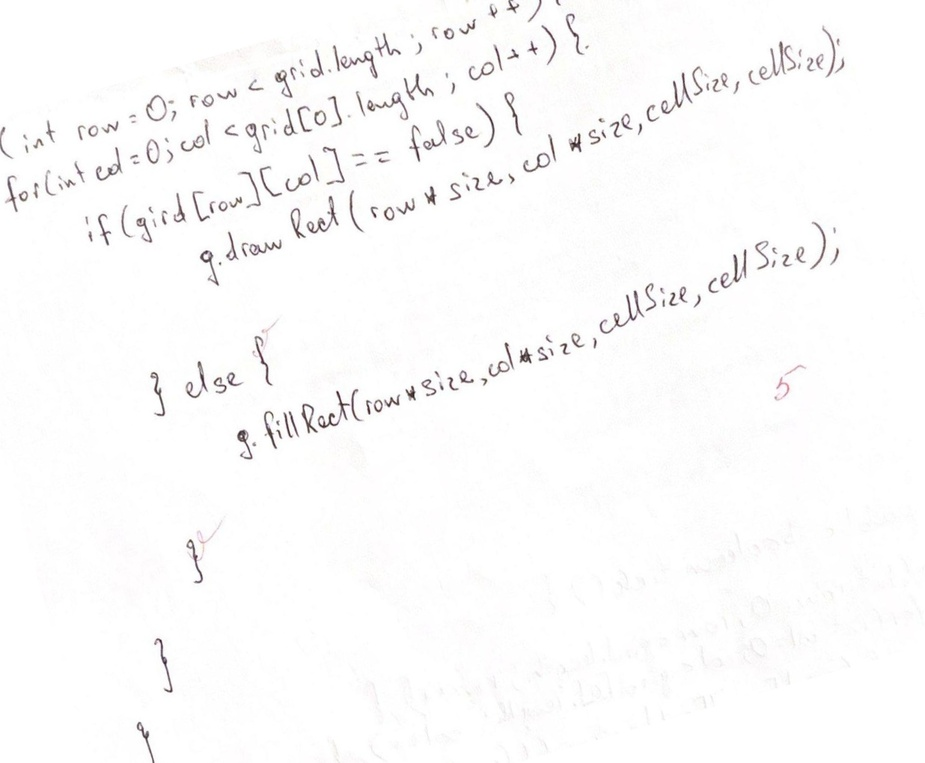
#> input picture examples/16.jpg, 925 x 763 px, shrunk from 1539 x 1270 before the run
$ python test.py
#> lines starting #> are read from the running program, lines starting #| are printed output that depends on the picture; after the words box and inside, x2 and y2 are one past the last pixel; in counts of white or black regions, pixels touching at a corner belong together
### code/helper.py
import cv2
import numpy as np


class Kernel:
    def __init__(self):
        pass

    # [79 lines left out: functions generate_prism_gaussian, generate_DE, remove_red_marks, convert_to_binary_and_save, not called in this run]


def skeletonize_image(binary_image):
    """
    Skeletonizes the given binary image using morphological transformations.

    Parameters:
    binary_image (numpy.ndarray): A binary image (black and white only).

    Returns:
    numpy.ndarray: The skeletonized version of the input image.
    """

    # Initialize the skeleton
    skeleton = np.zeros(binary_image.shape, np.uint8)

    # Get a cross-shaped structuring element
    element = cv2.getStructuringElement(cv2.MORPH_CROSS, (3, 3))

    while True:
        # Erode the image
        eroded = cv2.erode(binary_image, element)

        # Dilate the eroded image
        temp = cv2.dilate(eroded, element)

        # Subtract the dilated image from the original image to get the edge (skeleton)
        temp = cv2.subtract(binary_image, temp)

        # Or the skeleton with the temp image
        skeleton = cv2.bitwise_or(skeleton, temp)

        # Update the image for next iteration
        binary_image = eroded.copy()

        # If the image has been completely eroded away, break out of the loop
        if cv2.countNonZero(binary_image) == 0:
            break

    return skeleton


# [15 lines left out: function find_most_frequent, not called in this run]

### code/test.py
import cv2
import numpy as np

from helper import skeletonize_image

class Kernel:
    def __init__(self, stdev):
        self.stdev = stdev

    def generate(self, alpha):
        threshold = 0.97
        alpha_rad = np.radians(alpha)  # Convert alpha to radians
        a = np.cos(alpha_rad)
        b = np.sin(alpha_rad)

        amp = 1 / 100

        gaussian = lambda x, y: amp * np.exp(-((a * x + b * y) ** 2) / (2 * self.stdev ** 2))
        n = 7
        arr = np.zeros(shape=(n, n, 1), dtype=np.float64)

        while np.sum(arr, dtype=np.float64) < threshold:
            n += 2
            arr = np.zeros(shape=(n, n, 1), dtype=np.float64)
            for i in range(n):
                for j in range(n):
                    x, y = i - (n // 2), j - (n // 2)
                    m = gaussian(x, y)
                    # print(m)
                    arr[i, j] = m

        # print(np.sum(arr, dtype=np.float64), n)  # for debug
        return arr / np.sum(arr, dtype=np.float64)  # normalize


def create_angle_kernel(angle_degrees, size=5, thickness=1):
    angle_radians = np.radians(180 - angle_degrees)
    kernel = np.zeros((size, size), dtype=np.uint8)

    # Assuming the line passes through the center of the kernel
    center = size // 2

    for i in range(size):
        for j in range(size):
            x = i - center
            y = j - center
            # Check if the point (x, y) lies close to the line with the given angle
            if abs(x * np.cos(angle_radians) - y * np.sin(angle_radians)) < thickness:
                kernel[i, j] = 1
    return kernel


im = cv2.imread('../examples/16.jpg')
#> im is the input picture: shape (763, 925, 3); mean B, G, R 251, 251, 251.4
angle = 16
kernel = Kernel(3).generate(angle)
dilate = create_angle_kernel(angle)
# im to binary
im = cv2.cvtColor(im, cv2.COLOR_BGR2GRAY)
#> im: shape (763, 925)
im = cv2.threshold(im, 127, 255, cv2.THRESH_BINARY)[1]
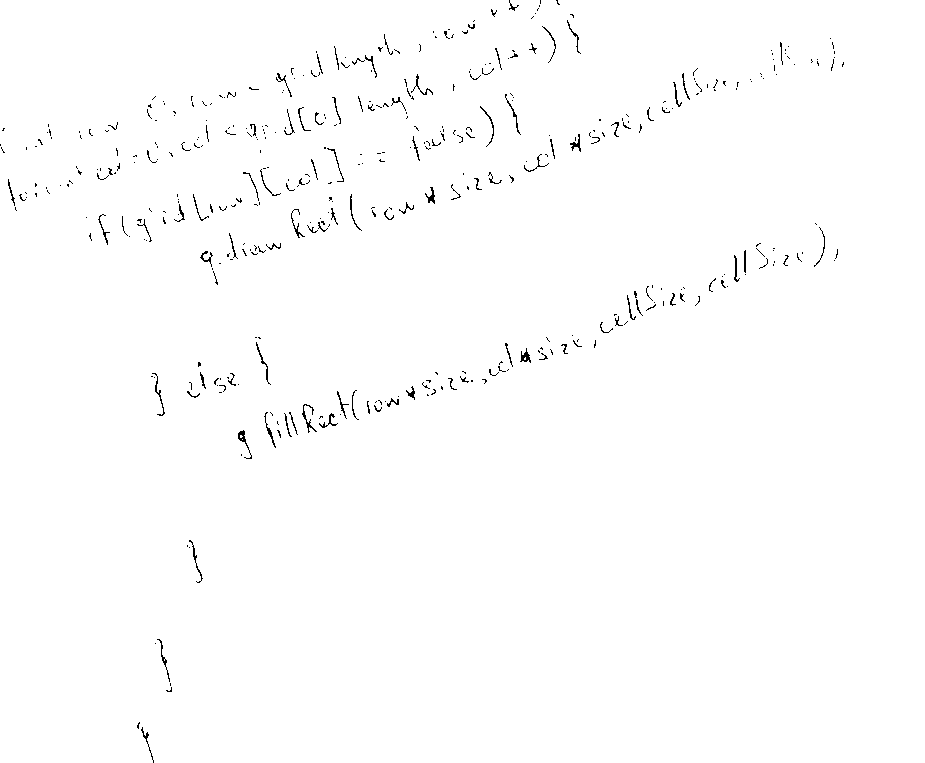
#> im: shape (763, 925); 99.2% white; black in thin lines or dots


im = cv2.erode(im, kernel, iterations=1)
#> im: shape (763, 925); 86.2% white; 22 black regions, largest, box (x1, y1, x2, y2) and area: (79, 27, 442, 292) 28110, (257, 216, 845, 455) 20472, (563, 35, 802, 159) 7782
im = cv2.filter2D(im, -1, kernel)
im = cv2.filter2D(im, -1, kernel)

for i in range(20):
    im = cv2.threshold(im, 127, 255, cv2.THRESH_BINARY)[1]
    im = cv2.dilate(im, dilate, iterations=1)
    im = cv2.erode(im, dilate, iterations=1)
    im = cv2.filter2D(im, -1, kernel)
    im = cv2.filter2D(im, -1, kernel)
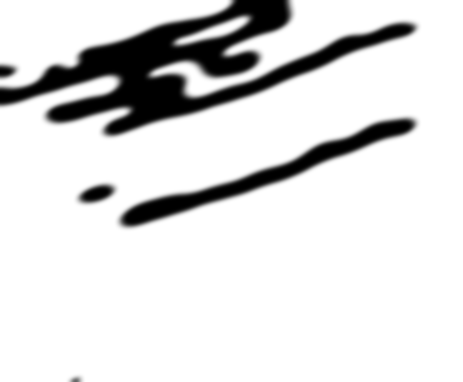
#> im: shape (763, 925) (shown at 1/2 size); min 0, max 255, mean 221

im = cv2.filter2D(im, -1, kernel)
im = cv2.threshold(im, 127, 255, cv2.THRESH_BINARY)[1]
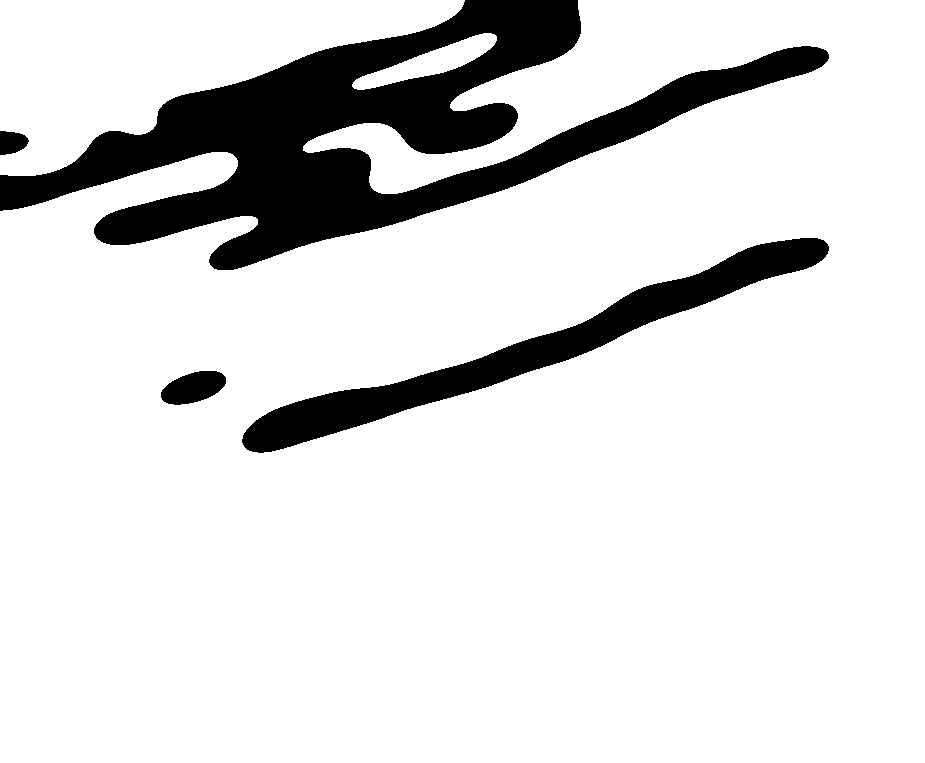
#> im: shape (763, 925); 86.7% white; 4 black regions, box (x1, y1, x2, y2) and area: (0, 0, 829, 270) 71746, (242, 238, 829, 453) 19908, (161, 371, 226, 405) 1547, (0, 131, 29, 155) 535
im = cv2.bitwise_not(im)
im = skeletonize_image(im)
#> the loop in skeletonize_image, `while True:` made 57 passes
#> pass 1, in skeletonize_image, `eroded = cv2.erode(binary_image, element)`:
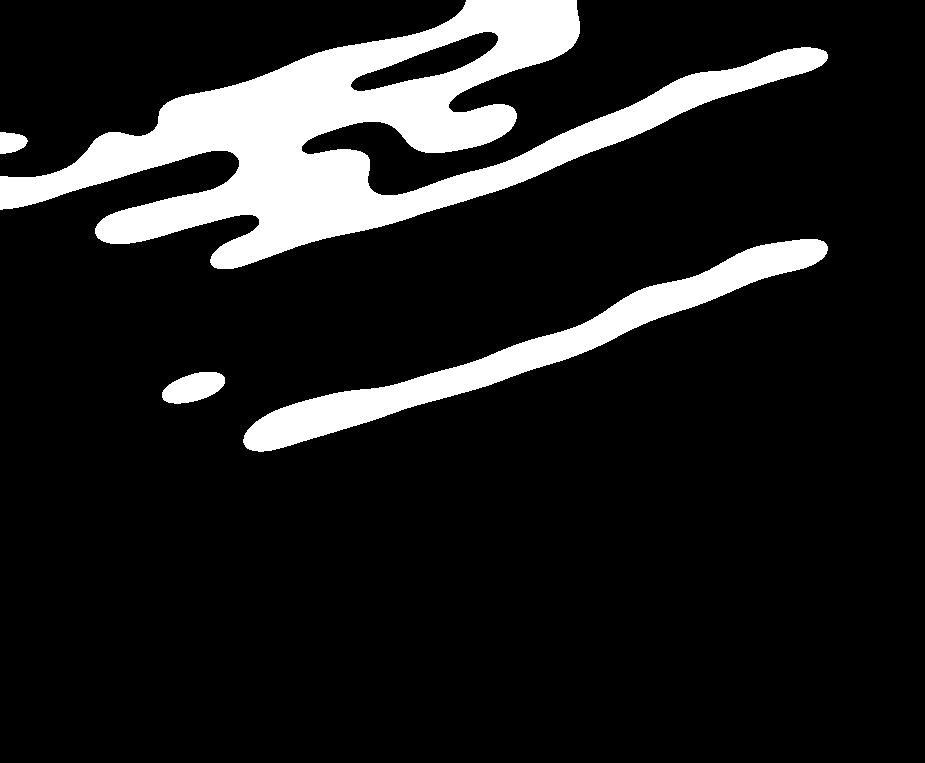
#> eroded: shape (763, 925); 12.6% white; 4 white regions, box (x1, y1, x2, y2) and area: (0, 0, 828, 269) 68673, (243, 239, 828, 452) 18718, (162, 372, 225, 404) 1405, (0, 132, 28, 154) 474
#> after the loop in skeletonize_image, `while True:`:
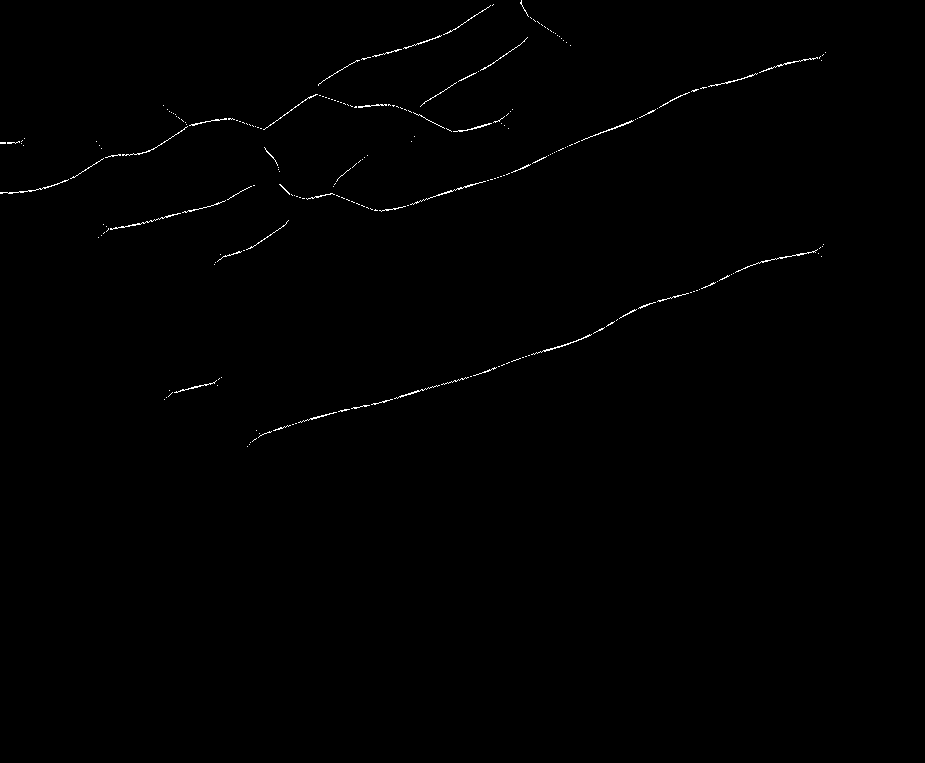
#> skeleton: shape (763, 925); 0.4% white in thin lines or dots, all inside (x1, y1, x2, y2) = (0, 0, 826, 447)
im = cv2.dilate(im, dilate, iterations=1)
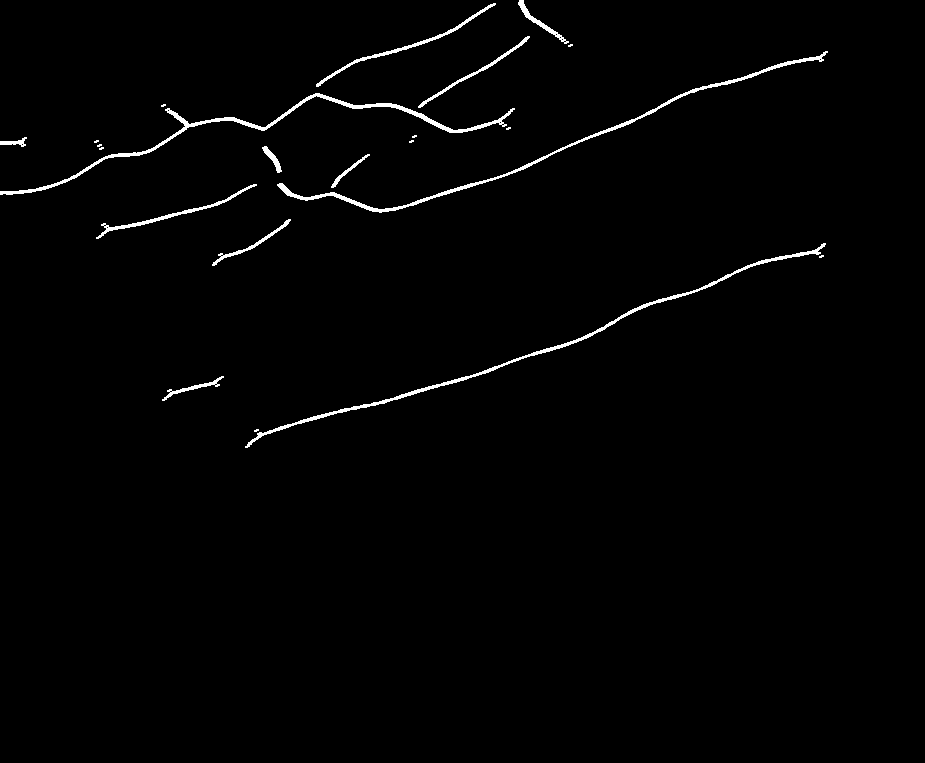
#> im: shape (763, 925); 1.3% white; 22 white regions (10 under 20 px), largest, box (x1, y1, x2, y2) and area: (0, 93, 515, 195) 2125, (245, 243, 826, 448) 2014, (277, 51, 828, 213) 1968
im = cv2.threshold(im, 127, 255, cv2.THRESH_BINARY)[1]

cv2.imwrite('../examples/gevorgsblurMEGA.jpg', im)

$ run again, with examples/114.jpg copied over examples/16.jpg
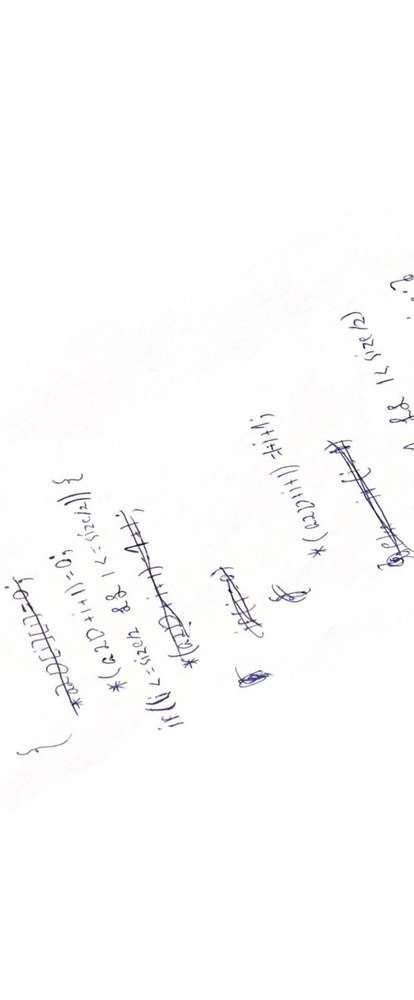
#> input picture examples/114.jpg, 414 x 1000 px, shrunk from 796 x 1922 before the run
#> im is the input picture: shape (1000, 414, 3); mean B, G, R 252.3, 252.1, 252.4
#> after the loop in skeletonize_image, `while True:`:
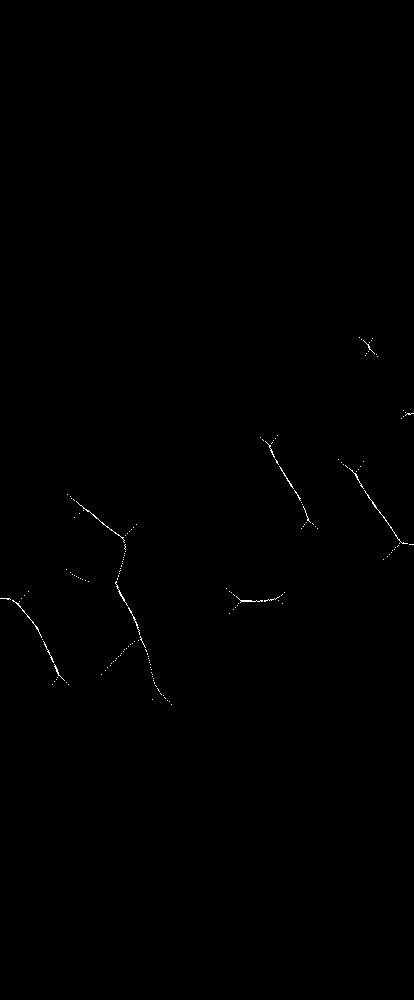
#> skeleton: shape (1000, 414); 0.18% white in thin lines or dots, all inside (x1, y1, x2, y2) = (0, 337, 414, 705)
#> `im = cv2.dilate(im, dilate, iterations=1)`:
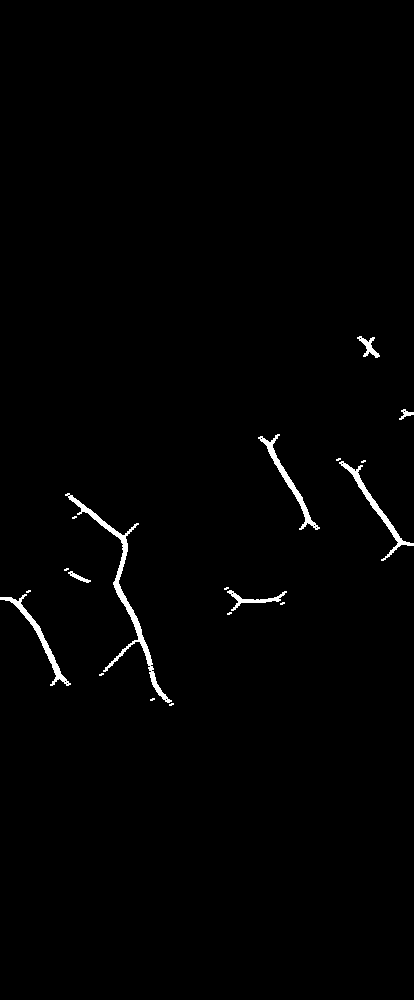
#> im: shape (1000, 414); 1% white; 19 white regions (11 under 20 px), largest, box (x1, y1, x2, y2) and area: (65, 493, 172, 703) 1500, (339, 461, 414, 561) 690, (0, 594, 71, 686) 675

$ run again, with examples/38.jpg copied over examples/16.jpg
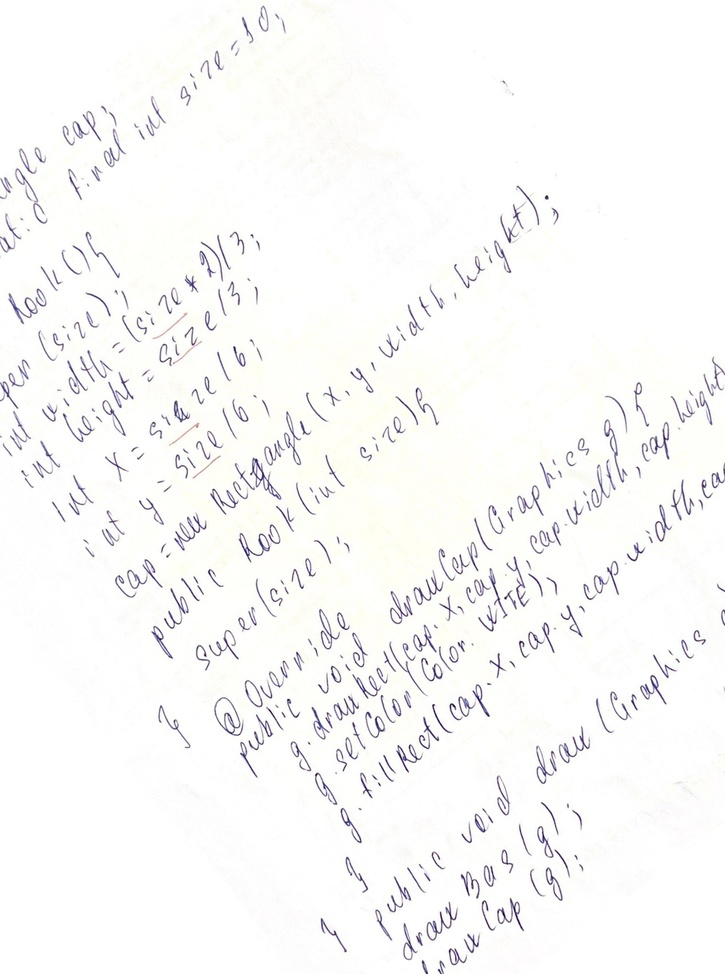
#> input picture examples/38.jpg, 725 x 974 px, shrunk from 1642 x 2207 before the run
#> im is the input picture: shape (974, 725, 3); mean B, G, R 248.3, 249.1, 249.4
#> the loop in skeletonize_image, `while True:` made 105 passes
#> pass 1, in skeletonize_image, `eroded = cv2.erode(binary_image, element)`:
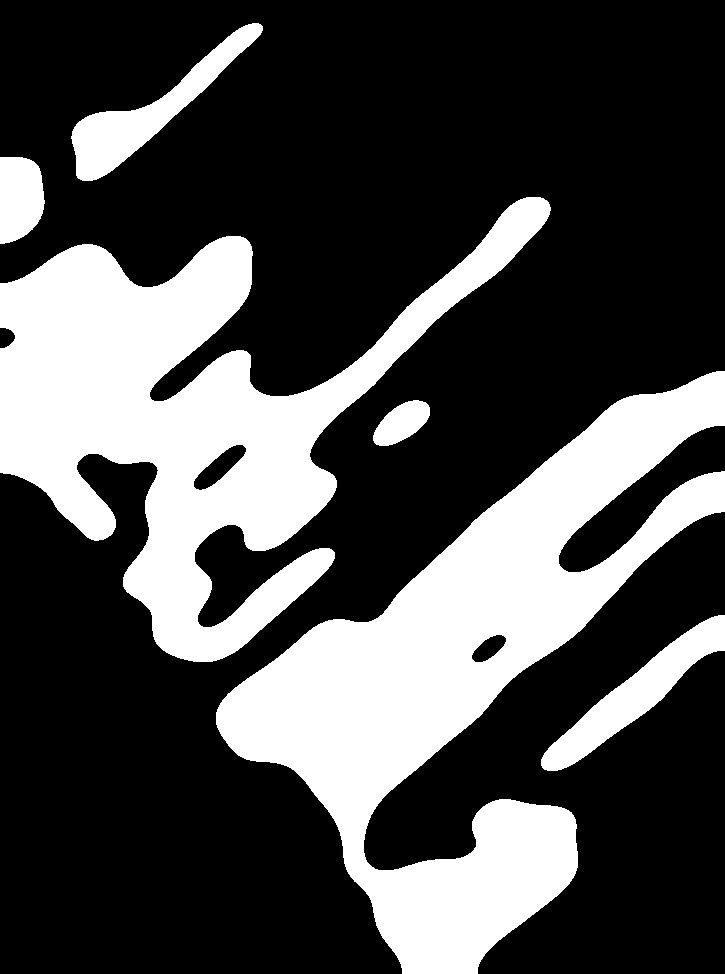
#> eroded: shape (974, 725); 29.8% white; 6 white regions, box (x1, y1, x2, y2) and area: (216, 371, 725, 974) 100993, (0, 197, 551, 662) 89671, (541, 615, 725, 771) 7420, (71, 23, 263, 181) 7294, (0, 157, 45, 244) 3253, (373, 400, 430, 446) 1641
#> `im = cv2.dilate(im, dilate, iterations=1)`:
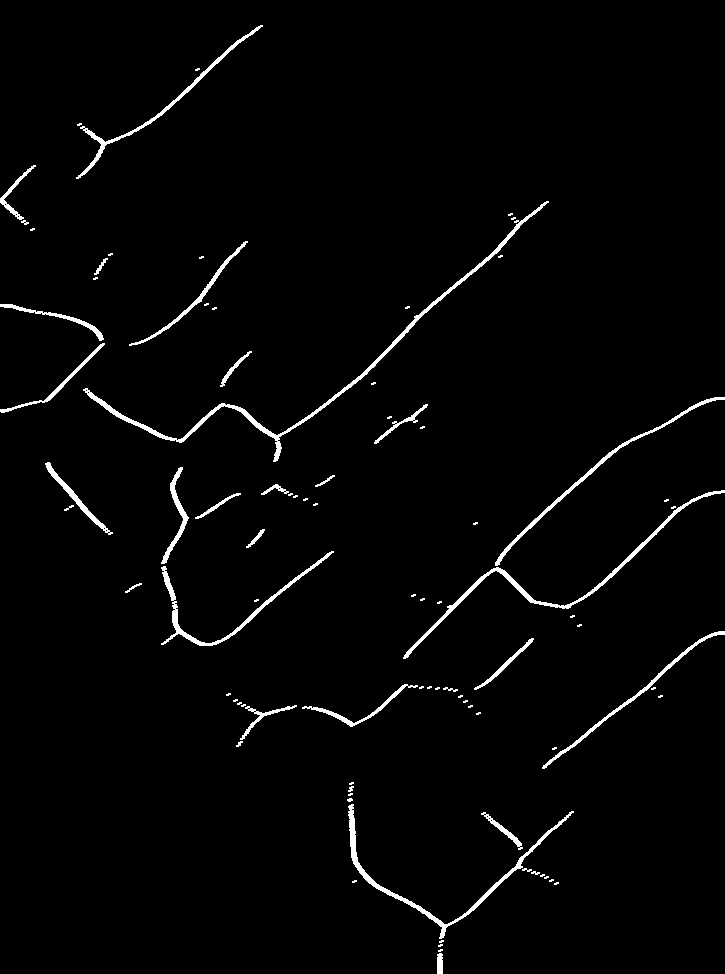
#> im: shape (974, 725); 2.2% white; 86 white regions (53 under 20 px), largest, box (x1, y1, x2, y2) and area: (83, 201, 549, 462) 2422, (403, 490, 725, 659) 1570, (348, 804, 574, 939) 1527
